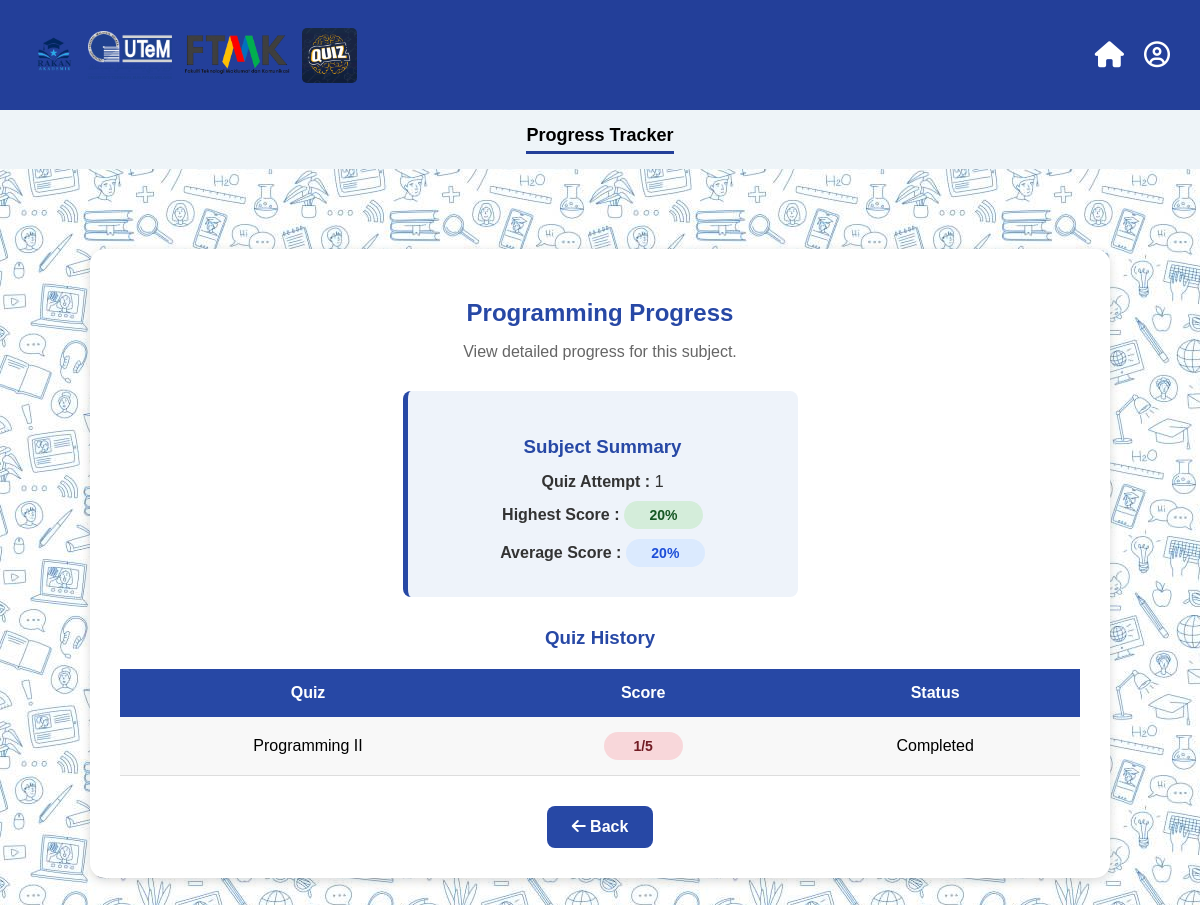
Page /subject_progress.php?subject=Programming on the committed database.
### tables this page shows
CREATE TABLE `quiz_attempts` (
  `attemptID` int(11) NOT NULL,
  `quizID` varchar(20) NOT NULL,
  `matricNoStudent` varchar(20) NOT NULL,
  `score` int(11) NOT NULL,
  `total_question` int(11) NOT NULL,
  `user_answer` text NOT NULL,
  `attempt_date` timestamp NOT NULL DEFAULT current_timestamp() ON UPDATE current_timestamp()
);

CREATE TABLE `quiz` (
  `quizID` varchar(20) NOT NULL COMMENT 'Quiz identifier',
  `matricNoTutor` varchar(20) NOT NULL COMMENT 'Tutor who created quiz',
  `title` varchar(255) NOT NULL,
  `description` varchar(100) NOT NULL,
  `category` varchar(100) DEFAULT NULL,
  `difficulty` varchar(50) DEFAULT NULL,
  `cover` varchar(255) DEFAULT NULL,
  `time_limit` int(11) DEFAULT NULL,
  `attempts` int(11) DEFAULT NULL
);

### subject_progress.php (the view, shortened to what this page needs)
<?php
include("db_connect.php");
$subject = isset($_GET['subject']) ? $_GET['subject'] : "Subject";
$summary_sql = "SELECT
COUNT(qa.attemptID) AS total_attempt,
ROUND(MAX((qa.score/qa.total_question)*100),0) AS highest_score,
ROUND(AVG((qa.score/qa.total_question)*100),0) AS average_score
FROM quiz_attempts qa
JOIN quiz q
ON qa.quizID=q.quizID
WHERE q.category='$subject'";
$summary_result = mysqli_query($conn,$summary_sql);
$summary = mysqli_fetch_assoc($summary_result);
$history_sql = "SELECT
q.title,
qa.score,
qa.total_question,
qa.attempt_date
FROM quiz_attempts qa
JOIN quiz q
ON qa.quizID = q.quizID
WHERE q.category='$subject'
ORDER BY qa.attempt_date DESC";
$history_result = mysqli_query($conn,$history_sql);
?>
<!DOCTYPE html>
<html>
<head>
    <link rel="stylesheet" href="style2.css">
    <link rel="stylesheet" href="https://cdnjs.cloudflare.com/ajax/libs/font-awesome/6.5.0/css/all.min.css">
</head>
<body>
<header class="topbar">
    <div class="logo">
        <img src="images/logoRakan.png" alt="">
        <img src="images/logoUtem.png" alt="">
        <img src="images/logoFtmk.png" alt="">
        <img class="quiz-logo" src="images/quiz.jpg" alt="">
    </div>
    <div class="icons">
        <i class="fas fa-home" onclick="location.href='student_dashboard.php'"></i>
        <i class="far fa-user-circle" onclick="location.href='profile.php'"></i>
    </div>
</header>
<div class="menu-bar">
    <a href="student_progress.php" class="active-menu">Progress Tracker</a>
</div>
<div class="main-content">
    <div class="progress-container">
        <h2><?php echo htmlspecialchars($subject); ?> Progress</h2>
        <p>View detailed progress for this subject.</p>
        <div class="summary-box">
            <h3>Subject Summary</h3>
           <p>
    <strong>Quiz Attempt :</strong>
    <?php echo $summary['total_attempt']; ?>
</p>
<p>
    <strong>Highest Score :</strong>
    <span class="score high">
        <?php echo $summary['highest_score']; ?>%
    </span>
</p>
<p>
    <strong>Average Score :</strong>
    <span class="score medium">
        <?php echo $summary['average_score']; ?>%
    </span>
</p>
        </div>
        <h3>Quiz History</h3>
<table>
<tr>
    <th>Quiz</th>
    <th>Score</th>
    <th>Status</th>
</tr>
<?php
while($history = mysqli_fetch_assoc($history_result))
{
$percent = round(($history['score']/$history['total_question'])*100);
if($percent>=80)
{
    $class="high";
}
elseif($percent>=60)
{
    $class="medium";
}
elseif($percent>=40)
{
    $class="low";
}
else
{
    $class="fail";
}
?>
<tr>
<td><?php echo $history['title']; ?></td>
<td>
<span class="score <?php echo $class; ?>">
<?php echo $history['score']; ?>/<?php echo $history['total_question']; ?>
</span>
</td>
<td>Completed</td>
</tr>
<?php
}
?>
        </table>
        <div class="back-btn">
            <a href="student_progress.php">
            <i class="fas fa-arrow-left"></i> Back
            </a>
        </div>
    </div>
</div>
</body>
</html>

### style2.css (style rules this page uses)
body { font-family:Arial, sans-serif; margin:0; }
.topbar { background:#233f99; height:110px; display:flex; justify-content:space-between; align-items:center; padding:0 30px; gap:25px; }
.logo { display:flex; align-items:center; gap:10px; }
.logo img { height:48px; width:auto; object-fit:contain; }
.logo .quiz-logo { height:55px; border-radius:5px; }
.icons { display:flex; align-items:center; gap:20px; }
.icons i { font-size:26px; cursor:pointer; color:white; transition:0.2s; }
.main-content { text-align:center; padding-top:50px; }
.menu-bar { display:flex; justify-content:center; gap:100px; padding:15px 0; background:#eef4f8; font-size:18px; font-weight:bold; }
.menu-bar a { text-decoration:none; color:black; }
.menu-bar a:hover, .active-menu { color:#233f99; border-bottom:3px solid #233f99; padding-bottom:5px; }

### subject_progress.php (style rules this page uses)
body { background:url('images/edubackground.jpg'); }
.main-content { width:85%; margin:30px auto; }
.progress-container { background:#fff; border-radius:15px; padding:30px; box-shadow:0 3px 10px rgba(0,0,0,0.15); }
.progress-container h2 { color:#2748A5; text-align:center; margin-bottom:10px; }
.progress-container p { text-align:center; color:#666; margin-bottom:25px; }
.progress-container h3 { color:#2748A5; margin-top:25px; margin-bottom:15px; }
.summary-box { width:350px; background:#EEF3FA; border-left:5px solid #2748A5; border-radius:8px; padding:20px; margin:30px auto; text-align:center; }
.summary-box h3 { color:#2748A5; margin-bottom:15px; }
.summary-box p { margin:10px 0; color:#333; }
table { width:100%; border-collapse:collapse; margin-top:20px; }
th { background:#2748A5; color:white; padding:15px; font-size:16px; }
td { padding:15px; text-align:center; border-bottom:1px solid #ddd; }
tr:nth-child(even) { background:#f8f8f8; }
.back-btn { text-align:center; margin-top:30px; }
.back-btn a { display:inline-block; background:#2748A5; color:white; text-decoration:none; padding:12px 25px; border-radius:8px; font-weight:bold; transition:0.3s; }
.score { display:inline-block; min-width:55px; padding:6px 12px; border-radius:15px; font-weight:bold; font-size:14px; text-align:center; }
.high { background:#d4edda; color:#155724; }
.medium { background:#dbeafe; color:#1d4ed8; }
.fail { background:#f8d7da; color:#721c24; }

### rows in the picture
quiz_attempts: quizID.title "Programming II", score "1", total_question "5"

### other values in the picture
$subject "Programming"
$summary['total_attempt'] "1"
$summary['highest_score'] "20"
$summary['average_score'] "20"
